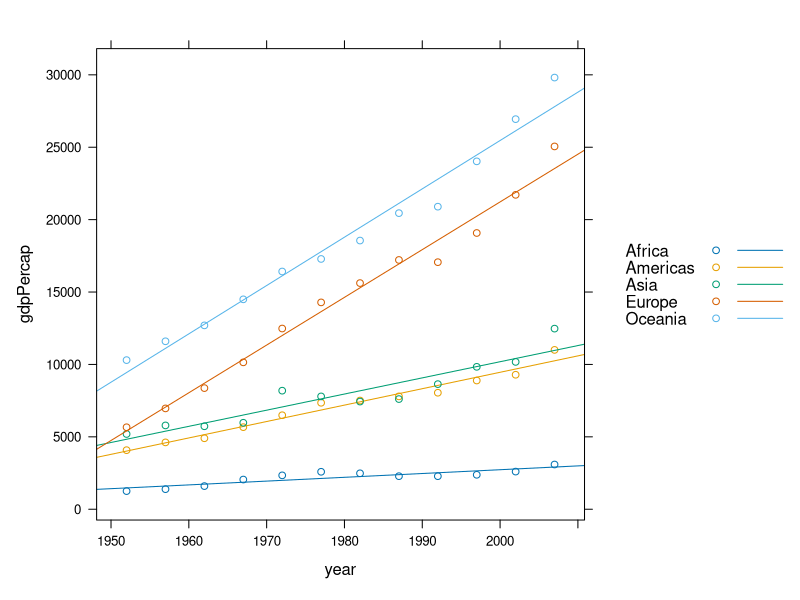

Generate this figure with R:
gDat <- read.delim("gapminderDataFiveYear.txt")
str(gDat)
levels(gDat$continent)
length(unique(gDat$year))
library("lattice")
continentGdpByYear <- aggregate( gdpPercap ~ continent + year, data = gDat, FUN = mean )
xyplot(gdpPercap ~ year, continentGdpByYear, group = continent, type = c("p","r"), auto.key = TRUE)